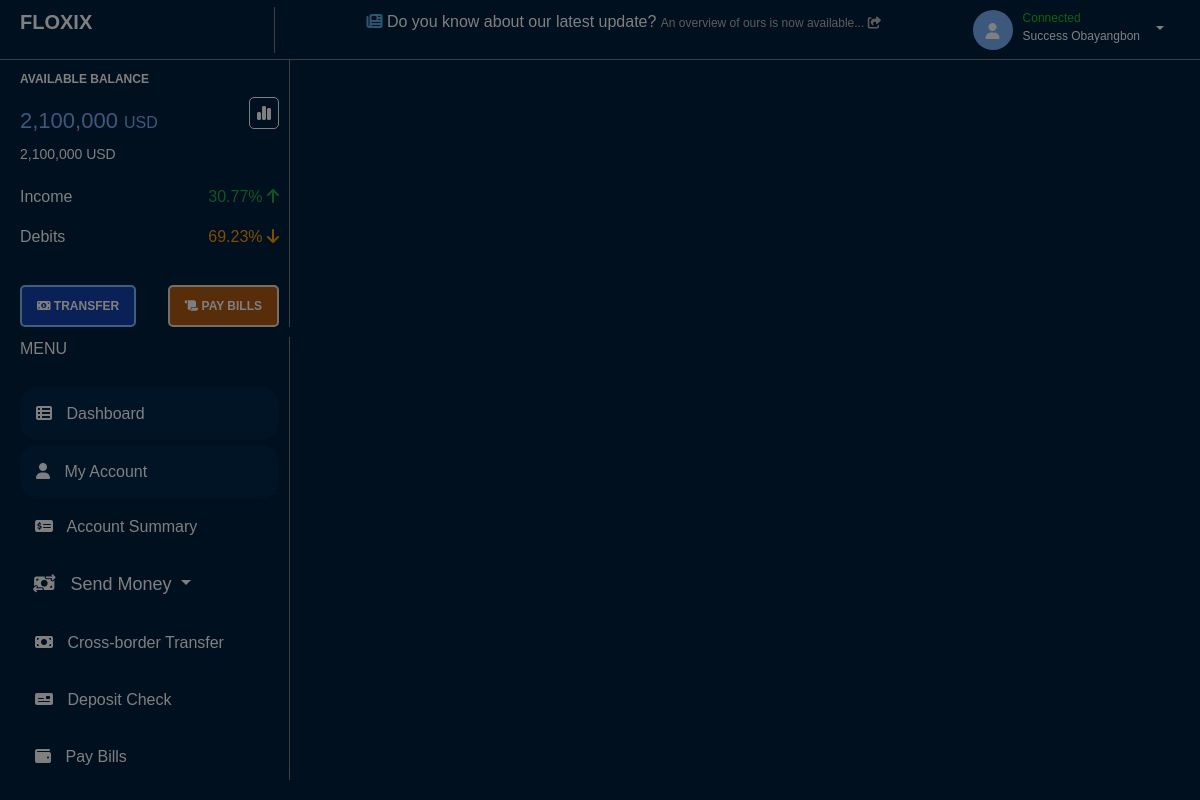
The page /account/user/profile/details/transaction/cross_border/transfer/success_page/ (signed in) on the database as committed earlier.
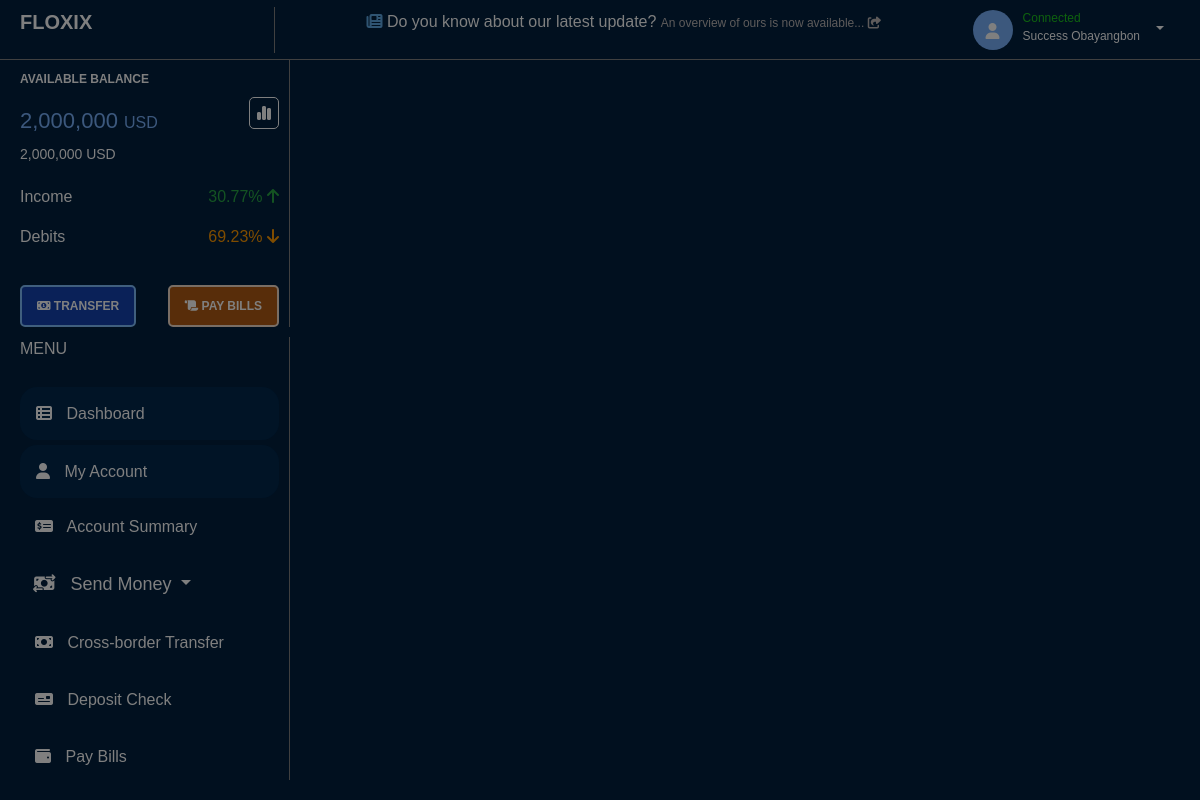
The same page on the database as committed later.
### main_app/models.py (models this page shows, shortened)
class Profile(models.Model):
    user = models.OneToOneField(User, on_delete= models.CASCADE)
    amount = models.CharField(max_length=12)
    image = models.ImageField(default='default.jpg', upload_to='profile_pics')
    profile_pin = models.IntegerField(blank=False, null=False, default=2002)

### main_app/views.py (the view)
# urls.py: path('account/user/profile/details/transaction/cross_border/transfer/success_page/', views.success_page, name='success_page'),
@login_required
def success_page(request):
    user_profile = Profile.objects.filter(user=request.user)
    context = {
        'user_profile': user_profile,
    }
    return render(request, 'main/success_page.html', context)

### templates/main/success_page.html (shortened to what this page needs)
{% extends 'main/profile.html' %}
{% load static %}

### templates/main/profile.html (shortened to what the changed rows need)
{% load static %}
{% load humanize %}
<!DOCTYPE html>
<html lang="en">
  <head>
    <link rel="stylesheet" href="{% static 'css/profile.css' %}" />
    <link
      href="https://cdn.jsdelivr.net/npm/bootstrap@4.6.2/dist/css/bootstrap.min.css"
      rel="stylesheet"
    />
  </head>
  <body class="profile-body">
    <div class="second-profile-section">
      <div class="side-full-section" id="side-full-section">
        <div class="amount-section">
          <div class="balance-info">
            <p class="available-balance">AVAILABLE BALANCE</p>
            <p class="available-amount">
              {% for profile in user_profile %}{{ profile.amount|floatformat:0|intcomma }}{% endfor %}
              <span class="currency-amount">USD</span>
            </p>
            <p class="second-available-amount">
              {% for profile in user_profile %}{{ profile.amount|floatformat:0|intcomma }}{% endfor %}
              USD
            </p>
          </div>
        </div>
      </div>
    </div>
  </body>
</html>

Rows that differ between the two databases and show on the page:
changed Profile: amount "2,100,000" → "2,000,000"
